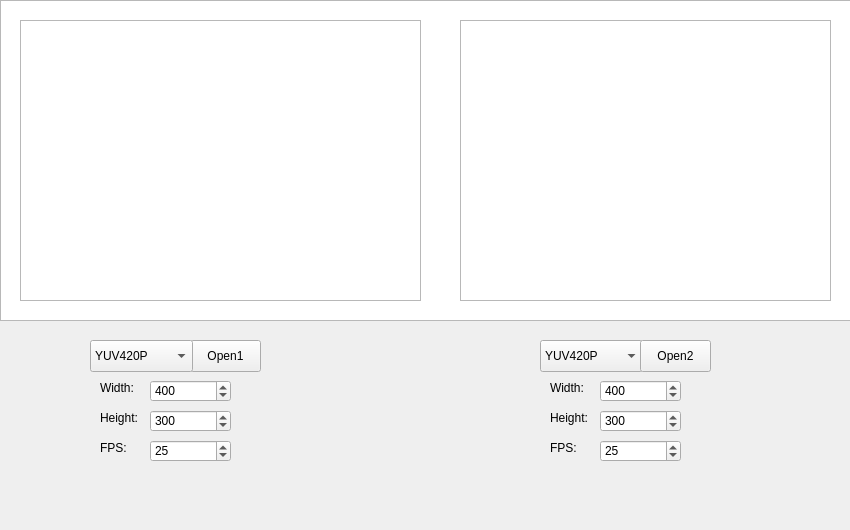
<?xml version="1.0" encoding="UTF-8"?>
<ui version="4.0">
 <class>SDLQt</class>
 <widget class="QWidget" name="SDLQt">
  <property name="enabled">
   <bool>true</bool>
  </property>
  <property name="geometry">
   <rect>
    <x>0</x>
    <y>0</y>
    <width>850</width>
    <height>530</height>
   </rect>
  </property>
  <property name="sizePolicy">
   <sizepolicy hsizetype="Fixed" vsizetype="Fixed">
    <horstretch>0</horstretch>
    <verstretch>0</verstretch>
   </sizepolicy>
  </property>
  <property name="windowTitle">
   <string>Widget</string>
  </property>
  <widget class="QPushButton" name="open1">
   <property name="geometry">
    <rect>
     <x>190</x>
     <y>340</y>
     <width>71</width>
     <height>32</height>
    </rect>
   </property>
   <property name="text">
    <string>Open1</string>
   </property>
  </widget>
  <widget class="QComboBox" name="pix1">
   <property name="geometry">
    <rect>
     <x>90</x>
     <y>340</y>
     <width>103</width>
     <height>32</height>
    </rect>
   </property>
   <item>
    <property name="text">
     <string>YUV420P</string>
    </property>
   </item>
   <item>
    <property name="text">
     <string>ARGB</string>
    </property>
   </item>
   <item>
    <property name="text">
     <string>BGRA</string>
    </property>
   </item>
   <item>
    <property name="text">
     <string>RGBA</string>
    </property>
   </item>
  </widget>
  <widget class="QSpinBox" name="width1">
   <property name="geometry">
    <rect>
     <x>150</x>
     <y>380</y>
     <width>81</width>
     <height>22</height>
    </rect>
   </property>
   <property name="minimum">
    <number>1</number>
   </property>
   <property name="maximum">
    <number>99999</number>
   </property>
   <property name="value">
    <number>400</number>
   </property>
  </widget>
  <widget class="QLabel" name="label">
   <property name="geometry">
    <rect>
     <x>100</x>
     <y>380</y>
     <width>58</width>
     <height>16</height>
    </rect>
   </property>
   <property name="text">
    <string>Width:</string>
   </property>
  </widget>
  <widget class="QLabel" name="label_2">
   <property name="geometry">
    <rect>
     <x>100</x>
     <y>410</y>
     <width>58</width>
     <height>16</height>
    </rect>
   </property>
   <property name="text">
    <string>Height:</string>
   </property>
  </widget>
  <widget class="QSpinBox" name="height1">
   <property name="geometry">
    <rect>
     <x>150</x>
     <y>410</y>
     <width>81</width>
     <height>22</height>
    </rect>
   </property>
   <property name="minimum">
    <number>1</number>
   </property>
   <property name="maximum">
    <number>99999</number>
   </property>
   <property name="value">
    <number>300</number>
   </property>
  </widget>
  <widget class="QLabel" name="label_3">
   <property name="geometry">
    <rect>
     <x>100</x>
     <y>440</y>
     <width>58</width>
     <height>16</height>
    </rect>
   </property>
   <property name="text">
    <string>FPS:</string>
   </property>
  </widget>
  <widget class="QSpinBox" name="fps1">
   <property name="geometry">
    <rect>
     <x>150</x>
     <y>440</y>
     <width>81</width>
     <height>22</height>
    </rect>
   </property>
   <property name="minimum">
    <number>1</number>
   </property>
   <property name="maximum">
    <number>300</number>
   </property>
   <property name="value">
    <number>25</number>
   </property>
  </widget>
  <widget class="QComboBox" name="pix2">
   <property name="geometry">
    <rect>
     <x>540</x>
     <y>340</y>
     <width>103</width>
     <height>32</height>
    </rect>
   </property>
   <item>
    <property name="text">
     <string>YUV420P</string>
    </property>
   </item>
   <item>
    <property name="text">
     <string>ARGB</string>
    </property>
   </item>
   <item>
    <property name="text">
     <string>BGRA</string>
    </property>
   </item>
   <item>
    <property name="text">
     <string>RGBA</string>
    </property>
   </item>
  </widget>
  <widget class="QSpinBox" name="height2">
   <property name="geometry">
    <rect>
     <x>600</x>
     <y>410</y>
     <width>81</width>
     <height>22</height>
    </rect>
   </property>
   <property name="minimum">
    <number>1</number>
   </property>
   <property name="maximum">
    <number>99999</number>
   </property>
   <property name="value">
    <number>300</number>
   </property>
  </widget>
  <widget class="QPushButton" name="open2">
   <property name="geometry">
    <rect>
     <x>640</x>
     <y>340</y>
     <width>71</width>
     <height>32</height>
    </rect>
   </property>
   <property name="text">
    <string>Open2</string>
   </property>
  </widget>
  <widget class="QLabel" name="label_4">
   <property name="geometry">
    <rect>
     <x>550</x>
     <y>440</y>
     <width>58</width>
     <height>16</height>
    </rect>
   </property>
   <property name="text">
    <string>FPS:</string>
   </property>
  </widget>
  <widget class="QLabel" name="label_5">
   <property name="geometry">
    <rect>
     <x>550</x>
     <y>380</y>
     <width>58</width>
     <height>16</height>
    </rect>
   </property>
   <property name="text">
    <string>Width:</string>
   </property>
  </widget>
  <widget class="QSpinBox" name="width2">
   <property name="geometry">
    <rect>
     <x>600</x>
     <y>380</y>
     <width>81</width>
     <height>22</height>
    </rect>
   </property>
   <property name="minimum">
    <number>1</number>
   </property>
   <property name="maximum">
    <number>99999</number>
   </property>
   <property name="value">
    <number>400</number>
   </property>
  </widget>
  <widget class="QSpinBox" name="fps2">
   <property name="geometry">
    <rect>
     <x>600</x>
     <y>440</y>
     <width>81</width>
     <height>22</height>
    </rect>
   </property>
   <property name="minimum">
    <number>1</number>
   </property>
   <property name="maximum">
    <number>300</number>
   </property>
   <property name="value">
    <number>25</number>
   </property>
  </widget>
  <widget class="QLabel" name="label_6">
   <property name="geometry">
    <rect>
     <x>550</x>
     <y>410</y>
     <width>58</width>
     <height>16</height>
    </rect>
   </property>
   <property name="text">
    <string>Height:</string>
   </property>
  </widget>
  <widget class="QListView" name="listView">
   <property name="geometry">
    <rect>
     <x>0</x>
     <y>0</y>
     <width>851</width>
     <height>321</height>
    </rect>
   </property>
  </widget>
  <widget class="QListWidget" name="video1">
   <property name="geometry">
    <rect>
     <x>20</x>
     <y>20</y>
     <width>401</width>
     <height>281</height>
    </rect>
   </property>
  </widget>
  <widget class="QListWidget" name="video2">
   <property name="geometry">
    <rect>
     <x>460</x>
     <y>20</y>
     <width>371</width>
     <height>281</height>
    </rect>
   </property>
  </widget>
 </widget>
 <resources/>
 <connections>
  <connection>
   <sender>open1</sender>
   <signal>clicked()</signal>
   <receiver>SDLQt</receiver>
   <slot>Open1()</slot>
   <hints>
    <hint type="sourcelabel">
     <x>144</x>
     <y>212</y>
    </hint>
    <hint type="destinationlabel">
     <x>213</x>
     <y>433</y>
    </hint>
   </hints>
  </connection>
  <connection>
   <sender>open2</sender>
   <signal>clicked()</signal>
   <receiver>SDLQt</receiver>
   <slot>Open2()</slot>
   <hints>
    <hint type="sourcelabel">
     <x>357</x>
     <y>218</y>
    </hint>
    <hint type="destinationlabel">
     <x>387</x>
     <y>378</y>
    </hint>
   </hints>
  </connection>
 </connections>
 <slots>
  <slot>Open1()</slot>
  <slot>Open2()</slot>
 </slots>
</ui>
